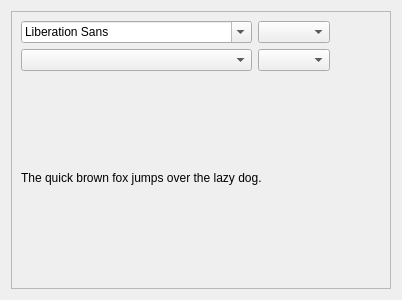
<?xml version="1.0" encoding="UTF-8"?>
<ui version="4.0">
 <class>ComboBoxFont</class>
 <widget class="QWidget" name="ComboBoxFont">
  <property name="geometry">
   <rect>
    <x>0</x>
    <y>0</y>
    <width>402</width>
    <height>300</height>
   </rect>
  </property>
  <property name="windowTitle">
   <string>Form</string>
  </property>
  <layout class="QGridLayout" name="gridLayout_2">
   <item row="0" column="0">
    <widget class="QFrame" name="frame">
     <property name="frameShape">
      <enum>QFrame::StyledPanel</enum>
     </property>
     <property name="frameShadow">
      <enum>QFrame::Raised</enum>
     </property>
     <layout class="QGridLayout" name="gridLayout">
      <item row="2" column="0">
       <widget class="QComboBox" name="fontSizeComboBox"/>
      </item>
      <item row="0" column="0">
       <widget class="QFontComboBox" name="fontTypeComboBox"/>
      </item>
      <item row="4" column="0" colspan="3">
       <widget class="QLabel" name="fontExampleQLabel">
        <property name="text">
         <string>The quick brown fox jumps over the lazy dog.</string>
        </property>
        <property name="wordWrap">
         <bool>true</bool>
        </property>
       </widget>
      </item>
      <item row="0" column="1">
       <widget class="QComboBox" name="fontColorComboBox"/>
      </item>
      <item row="2" column="1">
       <widget class="QComboBox" name="fontStyleComboBox"/>
      </item>
     </layout>
    </widget>
   </item>
  </layout>
 </widget>
 <resources/>
 <connections/>
</ui>
